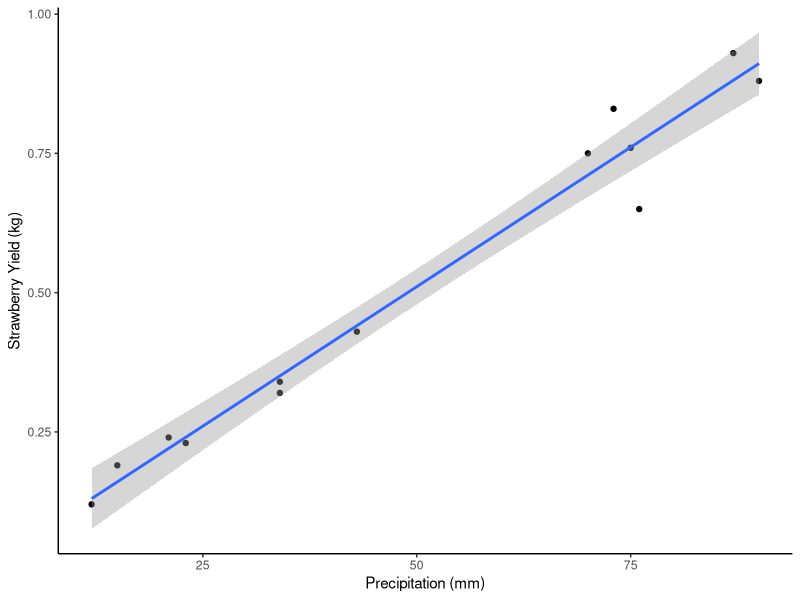

R code for this plot:
# load the libraries necessary to produce the plot
library(ggplot2)
library(cowplot)

#read in the excel file with the dataset and confirm it was loaded correctly
dat = read.csv("sbry.csv", header = TRUE)
head(dat)
dim(dat)

#use the data set "dat" from the excel file; set the x and y variables, chart them as a scatterplot, label the axes, and then add a trendline
ggplot(data = dat,
       aes(x = Precipitation, y = Strawberry.Yield)) +
  geom_point() +
  xlab("Precipitation (mm)") +
  ylab("Strawberry Yield (kg)") +
  stat_smooth(method="lm") +
  theme_classic()